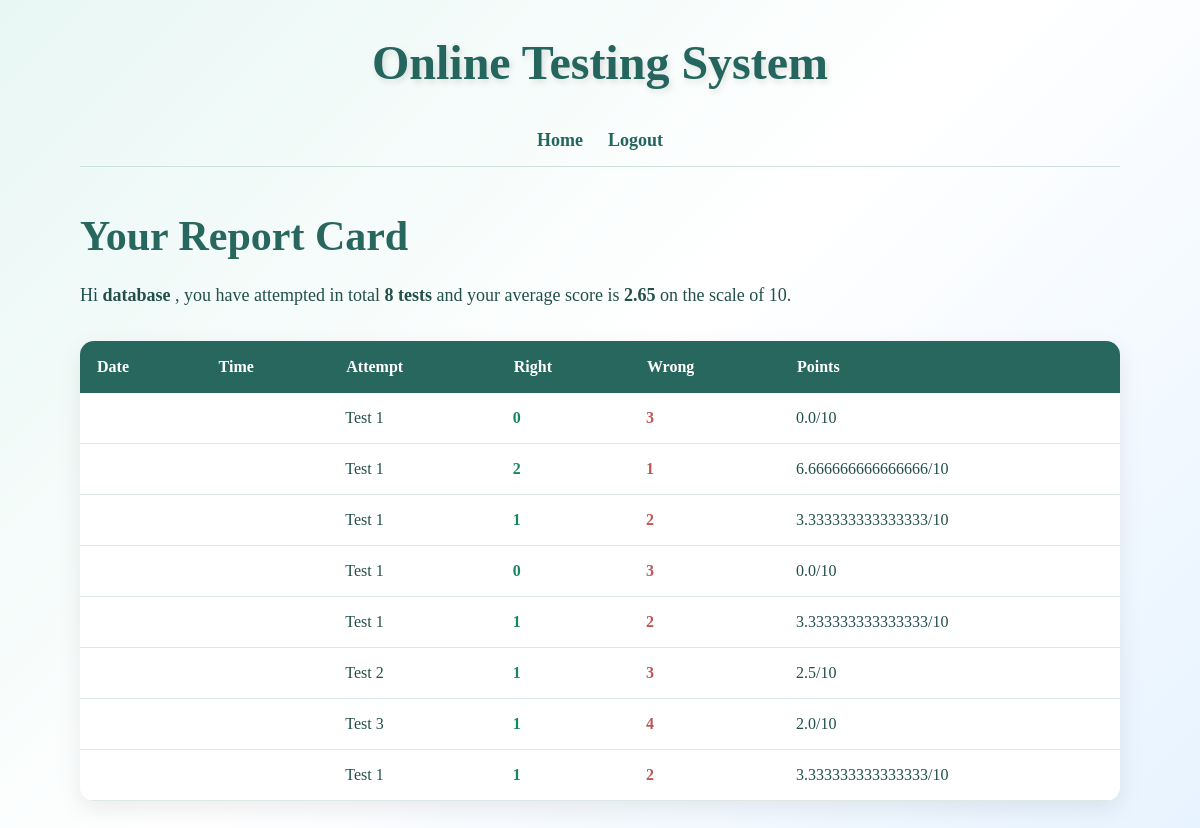
The app's page /test-history/ (signed in) with its own data.
### myday/models.py (models this page shows, shortened)
class TestResult(models.Model):
    user = models.ForeignKey(
        User,
        on_delete=models.CASCADE
    )
    test_number = models.IntegerField()
    total_questions = models.IntegerField()
    right_answers = models.IntegerField()
    wrong_answers = models.IntegerField()
    points = models.FloatField()
    attempted_at = models.DateTimeField(
        auto_now_add=True
    )

### myday/views.py (the view)
# urls.py: path('test-history/',views.test_history,name='test_history'),
@login_required(login_url='myday:login')
def test_history(request):
    results = TestResult.objects.filter(
        user=request.user
    ).order_by('-attempted_at')
    total_tests = results.count()
    if total_tests > 0:
        total_points = sum(
            result.points
            for result in results
        )
        average_score = round(
            total_points / total_tests,
            2
        )
    else:
        average_score = 0
    return render(
        request,
        'test_history.html',
        {
            'results': results,
            'total_tests': total_tests,
            'average_score': average_score,
        }
    )

### myday/templates/test_history.html (shortened to what this page needs)
{% load static %}
<!DOCTYPE html>
<html>
<head>
    <link rel="stylesheet"
          href="{% static 'mycss.css' %}">
</head>
<body>
<div class="page">
    <h1>
        Online Testing System
    </h1>
    <nav>
        <a href="{% url 'myday:home' %}">
            Home
        </a>
        <a href="{% url 'myday:logout' %}">
            Logout
        </a>
    </nav>
    <div class="history-section">
        <h2>
            Your Report Card
        </h2>
        <p class="report-text">
            Hi
            <strong>
                {{ user.username }}
            </strong>,
            you have attempted in total
            <strong>
                {{ total_tests }} tests
            </strong>
            and your average score is
            <strong>
                {{ average_score }}
            </strong>
            on the scale of 10.
        </p>
        {% if results %}
        <div class="table-wrapper">
            <table>
                <thead>
                    <tr>
                        <th>Date</th>
                        <th>Time</th>
                        <th>Attempt</th>
                        <th>Right</th>
                        <th>Wrong</th>
                        <th>Points</th>
                    </tr>
                </thead>
                <tbody>
                    {% for result in results %}
                    <tr>
                        <td>
                        </td>
                        <td>
                        </td>
                        <td>
                            Test {{ result.test_number }}
                        </td>
                        <td class="right">
                            {{ result.right_answers }}
                        </td>
                        <td class="wrong">
                            {{ result.wrong_answers }}
                        </td>
                        <td>
                            {{ result.points }}/10
                        </td>
                    </tr>
                    {% endfor %}
                </tbody>
            </table>
        </div>
        {% endif %}
    </div>
</div>
</body>
</html>

### myday/static/mycss.css (style rules this page uses)
* { margin: 0; padding: 0; box-sizing: border-box; }
body { font-family: Georgia, "Times New Roman", serif; min-height: 100vh; background: linear-gradient( 135deg, #e8f7f4, #ffffff, #e7f3ff ); color: #214f49; }
.page { width: 90%; max-width: 1200px; margin: auto; padding: 35px 20px; min-height: 100vh; }
h1 { text-align: center; font-size: 48px; color: #24665d; margin-bottom: 25px; text-shadow: 2px 3px 6px rgba(0,0,0,0.12); }
nav { display: flex; justify-content: center; gap: 25px; padding: 15px; margin-bottom: 45px; border-bottom: 1px solid #cde1dd; }
nav a { color: #24665d; font-size: 18px; font-weight: bold; text-decoration: none; transition: 0.3s; }
.history-section { margin-top: 30px; }
.history-section h2 { font-size: 42px; color: #28675e; margin-bottom: 20px; }
.report-text { font-size: 18px; line-height: 1.7; margin-bottom: 30px; }
.table-wrapper { overflow-x: auto; background: white; border-radius: 14px; box-shadow: 0 8px 25px rgba(0,0,0,0.08); }
table { width: 100%; border-collapse: collapse; }
th { background: #28675e; color: white; padding: 17px; text-align: left; }
td { padding: 16px; border-bottom: 1px solid #dce8e5; }
.right { color: #18865f; font-weight: bold; }
.wrong { color: #bd5757; font-weight: bold; }

### records on screen
TestResult: test_number "1", right_answers "0", wrong_answers "3", points "0.0"
TestResult: test_number "1", right_answers "2", wrong_answers "1", points "6.666666666666666"
TestResult: test_number "1", right_answers "1", wrong_answers "2", points "3.333333333333333"
TestResult: test_number "1", right_answers "0", wrong_answers "3", points "0.0"
TestResult: test_number "1", right_answers "1", wrong_answers "2", points "3.333333333333333"
TestResult: test_number "2", right_answers "1", wrong_answers "3", points "2.5"
TestResult: test_number "3", right_answers "1", wrong_answers "4", points "2.0"
TestResult: test_number "1", right_answers "1", wrong_answers "2", points "3.333333333333333"

### other values on screen
{{ user.username }} "database"
{{ total_tests }} "8"
{{ average_score }} "2.65"
